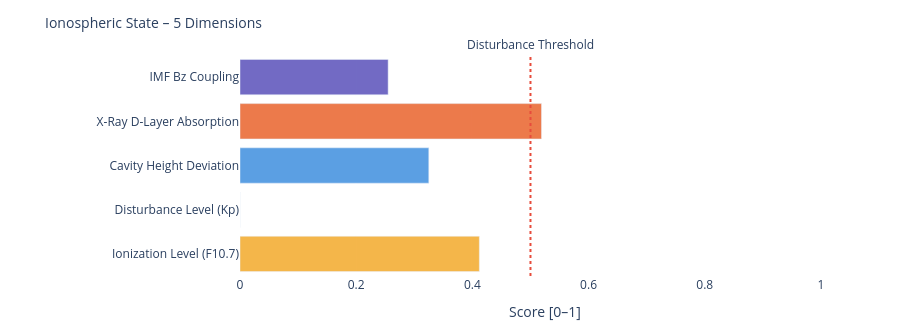

The cell this chart's notebook holds for it:
### Markdown cell above
---
### 📐 Systemic Insight: Geometric Cavity vs. Real Schumann Resonance

**Relevant for:** Layer 6 = delta analysis &nbsp;|&nbsp; Layer 7 = feature vector / system interpretation

A cavity height change from 80 km to 70 km shifts the **idealized geometric frequencies** only minimally:

| Modus | Aktuell | Referenz | Δ |
|-------|---------|----------|---|
| SR-1 | 10.4762 Hz | 10.4599 Hz | +16 mHz |
| SR-2 | 18.1452 Hz | 18.1171 Hz | +28 mHz |
| SR-3 | 25.6612 Hz | 25.6215 Hz | +40 mHz |
| SR-4 | 33.1285 Hz | 33.0772 Hz | +51 mHz |

The geometric effect is limited because 10 km is very small compared to Earth's radius (~6371 km).

**Consequence:** Real Schumann deviations are likely driven more strongly by **conductivity, damping, day/night structure, lightning distribution and source geometry** than by pure cavity height.

---

**Layer 6 compares:**
```
geometric Δ from Layer 4  vs.  observed Δ from real Schumann measurement data
```

**Layer 7 Feature:**
```
If real Δ >> geometric Δ  →  non-geometric factors dominant
```

### Code cell
# ============================================================
# IONOSPHERIC STATE – Summary gauge
# Five dimensions: ionization, disturbance, cavity height, X-Ray, Bz coupling
# ============================================================

def norm(v, lo, hi):
    if v is None: return None
    return round(max(0.0, min(1.0, (v - lo) / (hi - lo))), 3)

# Ionization level (F10.7 → F2-Layer)
ioniz = norm(f107_val, 60, 250)

# Disturbance level (Kp → E/F-Layer irregularities)
disturb = norm(kp_val, 0, 9)

# Cavity height deviation from reference (80 km)
h_dev = norm(abs(h_eff - 80), 0, 20)

# X-Ray ionization (D-Layer absorption)
xray_ioniz = None
if xray_now is not None:
    xray_ioniz = norm(math.log10(max(xray_now, 1e-9)) + 9, 0, 5)

# Bz coupling (southward Bz → stronger magnetosphere-ionosphere coupling)
bz_coupling = norm(-(bz_now or 0), -5, 30) if bz_now is not None else None

dims = [
    ('Ionization Level (F10.7)',    ioniz,      '#F2A623'),
    ('Disturbance Level (Kp)',      disturb,    '#7F77DD'),
    ('Cavity Height Deviation',     h_dev,      '#378ADD'),
    ('X-Ray D-Layer Absorption',    xray_ioniz, '#E85D24'),
    ('IMF Bz Coupling',             bz_coupling,'#534AB7'),
]

fig = go.Figure()
for name, val, col in dims:
    if val is not None:
        h = int(val * 20)
        bar = '█' * h + '░' * (20 - h)
        label = f'{name}:  {bar}  {val:.3f}'
    else:
        label = f'{name}:  {"─" * 20}  n/a'
    fig.add_trace(go.Bar(
        x=[val if val is not None else 0],
        y=[name],
        orientation='h',
        marker_color=col, opacity=0.82,
        showlegend=False
    ))

fig.add_vline(x=0.5, line_dash='dot', line_color='#e74c3c',
              annotation_text='Disturbance Threshold', annotation_position='top')
fig.update_layout(
    title=dict(text='Ionospheric State – 5 Dimensions', font=dict(size=14)),
    xaxis=dict(title='Score [0–1]', range=[0, 1.05]),
    height=330, plot_bgcolor='rgba(0,0,0,0)', paper_bgcolor='rgba(0,0,0,0)',
    margin=dict(l=240, r=50, t=55, b=40)
)
fig.show()

print(f'\nIonospheric state:')
for name, val, _ in dims:
    print(f'  {name:<35} {val:.3f}' if val is not None else f'  {name:<35} n/a')

### Figure 1 — Plotly figure (JSON) as saved in the notebook; plotly's stock layout.template omitted (floating-point values rounded to 4 significant figures)
{"data": [{"marker": {"color": "#F2A623"}, "opacity": 0.82, "orientation": "h", "showlegend": false, "type": "bar", "x": [0.412], "y": ["Ionization Level (F10.7)"]}, {"marker": {"color": "#7F77DD"}, "opacity": 0.82, "orientation": "h", "showlegend": false, "type": "bar", "x": [0.0], "y": ["Disturbance Level (Kp)"]}, {"marker": {"color": "#378ADD"}, "opacity": 0.82, "orientation": "h", "showlegend": false, "type": "bar", "x": [0.325], "y": ["Cavity Height Deviation"]}, {"marker": {"color": "#E85D24"}, "opacity": 0.82, "orientation": "h", "showlegend": false, "type": "bar", "x": [0.519], "y": ["X-Ray D-Layer Absorption"]}, {"marker": {"color": "#534AB7"}, "opacity": 0.82, "orientation": "h", "showlegend": false, "type": "bar", "x": [0.255], "y": ["IMF Bz Coupling"]}], "layout": {"annotations": [{"showarrow": false, "text": "Disturbance Threshold", "x": 0.5, "xanchor": "center", "xref": "x", "y": 1, "yanchor": "bottom", "yref": "y domain"}], "height": 330, "margin": {"b": 40, "l": 240, "r": 50, "t": 55}, "paper_bgcolor": "rgba(0,0,0,0)", "plot_bgcolor": "rgba(0,0,0,0)", "shapes": [{"line": {"color": "#e74c3c", "dash": "dot"}, "type": "line", "x0": 0.5, "x1": 0.5, "xref": "x", "y0": 0, "y1": 1, "yref": "y domain"}], "title": {"font": {"size": 14}, "text": "Ionospheric State – 5 Dimensions"}, "xaxis": {"range": [0, 1.05], "title": {"text": "Score [0–1]"}}}}
